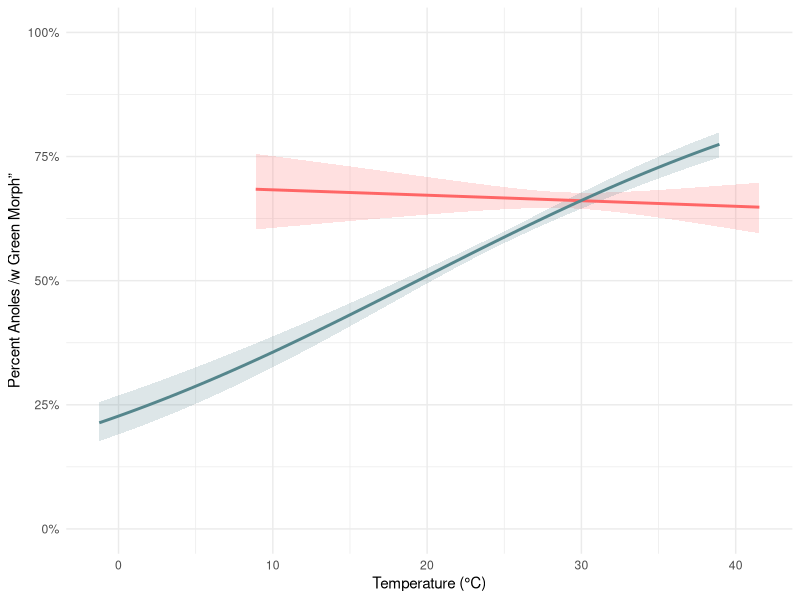

Generate this figure with R:
## ---- chunk 1

library(ggplot2)

anoleglm <- read.csv("data/anoleglm.csv")
## ---- chunk 2

library(ggplot2)
library(scales)
library(dplyr)

# Ensure factors and correct levels
anoleglm <- anoleglm %>%
  mutate(
    color = factor(color, levels = c("brown", "green")),
    Season = factor(Season, levels = c("summer only", "summer excluded"))
  )

# Fit one model with interaction between temperature and season
model <- glm(
  formula = color ~ hour_temperature * Season,
  data    = anoleglm,
  family  = binomial
)

# Build new data for prediction
# For each Season, predict across the observed range of temperatures in that season
newdata <- bind_rows(lapply(levels(anoleglm$Season), function(seas) {
  df_sub <- filter(anoleglm, Season == seas)
  
  temp_seq <- seq(
    from = min(df_sub$hour_temperature, na.rm = TRUE),
    to   = max(df_sub$hour_temperature, na.rm = TRUE),
    length.out = 100
  )
  
  data.frame(
    Season = factor(seas, levels = levels(anoleglm$Season)),
    hour_temperature = temp_seq
  )
}))

# Predict on the logit scale and back-transform to probabilities
preds <- predict(model, newdata = newdata, type = "link", se.fit = TRUE)

# Combine predictions with newdata
pred_df <- newdata %>%
  mutate(
    fit_link = preds$fit,
    se_link = preds$se.fit,
    lower = plogis(fit_link - 1.96 * se_link),
    upper = plogis(fit_link + 1.96 * se_link),
    fit = plogis(fit_link)
  )

# Plot
ggplot(pred_df,
       aes(x = hour_temperature,
           y = fit,
           color = Season,
           fill  = Season)) +
  geom_ribbon(aes(ymin = lower, ymax = upper),
              alpha = 0.2,
              color = NA) +
  geom_line(size = 1) +
  xlab("Temperature (°C)") +
  ylab("Percent Anoles /w Green Morph”") +
  scale_y_continuous(
    labels = percent_format(accuracy = 1),
    limits = c(0, 1),
    breaks = seq(0, 1, 0.25)
  ) +
  scale_x_continuous(breaks = seq(0, 45, 10)) +
  scale_color_manual(values = c(
    "summer only"     = "#FF6666",
    "summer excluded" = "#55868C"
  )) +
  scale_fill_manual(values = c(
    "summer only"     = "#FF6666",
    "summer excluded" = "#55868C"
  )) +
  theme_minimal() +
  theme(legend.position = "none")

## ---- chunk 3

summary(model)
